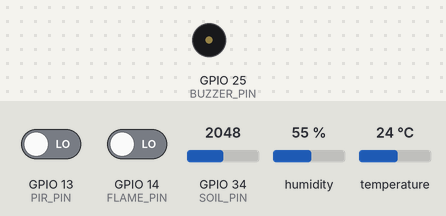
This sketch was run on a simulated ESP32. Shown: buzzer (waves = sounding). The test bench sets the inputs (shaded band); at power-on: GPIO 14 (FLAME_PIN) LOW, GPIO 13 (PIR_PIN) LOW, GPIO 34 (SOIL_PIN) = 2048, humidity 55 %, temperature 24 °C. WiFi joins after 1.5 s; servers stay silent unless stated; uploads are accepted with an empty reply; what the sketch prints to the serial monitor is not drawn.

Above: at 4.9 s.
5.0 s: GPIO 14 (FLAME_PIN) driven HIGH
At 5.4 s:
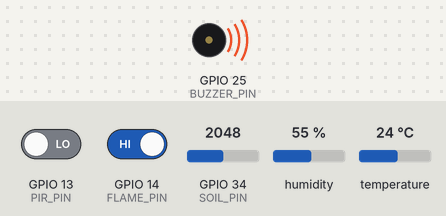
11.7 s: GPIO 14 (FLAME_PIN) driven LOW
At 12.4 s:
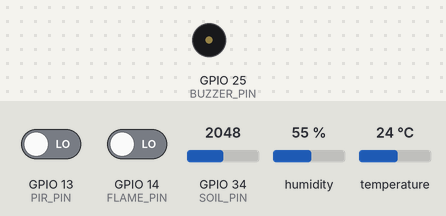
Timing chart, 0 to 14.7 s (numbered marks = the images above; inputs shaded):
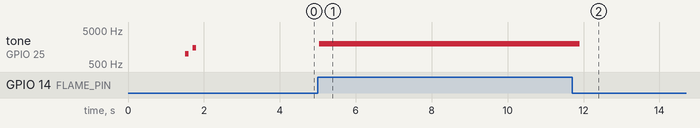

Measured:
- after the input at 5.0 s, tone on GPIO 25 (BUZZER_PIN): silent → 2000 Hz at once
- after the input at 11.7 s, tone on GPIO 25 (BUZZER_PIN): 2000 Hz → silent after 0.20 s

The sketch:

smart_agro_esp32.ino
```cpp
/*
 * smart_agro_esp32.ino
 * =====================
 * Updated:
 * - Fast PIR response
 * - HTTP POST every 5 sec (non-blocking)
 * - Better error handling
 */

#include <DHT.h>
#include <WiFi.h>
#include <HTTPClient.h>
#include <ArduinoJson.h>

// ── WiFi Credentials ──────────────────────────────────────────────
#define WIFI_SSID      "Xiaomi 11i"
#define WIFI_PASSWORD  "[PASSWORD]"
#define SERVER_URL "http://[IP_ADDRESS]/api/sensor"

// ── Pin Definitions ───────────────────────────────────────────────
#define DHTPIN     4
#define DHTTYPE    DHT11

#define PIR_PIN    13
#define FLAME_PIN  14
#define SOIL_PIN   34
#define BUZZER_PIN 25

// ── Initialize DHT ────────────────────────────────────────────────
DHT dht(DHTPIN, DHTTYPE);

// Timer for HTTP post
unsigned long lastPostTime = 0;
const unsigned long postInterval = 5000;

// ── Setup ─────────────────────────────────────────────────────────
void setup() {
  Serial.begin(115200);

  pinMode(PIR_PIN, INPUT);
  pinMode(FLAME_PIN, INPUT);
  pinMode(SOIL_PIN, INPUT);
  pinMode(BUZZER_PIN, OUTPUT);

  dht.begin();

  Serial.println("ESP32 Sensor System Initialized");

  // Connect WiFi
  WiFi.begin(WIFI_SSID, WIFI_PASSWORD);

  Serial.print("Connecting to WiFi");

  int attempts = 0;

  while (WiFi.status() != WL_CONNECTED && attempts < 30) {
    delay(500);
    Serial.print(".");
    attempts++;
  }

  if (WiFi.status() == WL_CONNECTED) {
    Serial.println();
    Serial.print("Connected: ");
    Serial.println(WiFi.localIP());

    tone(BUZZER_PIN, 1000, 100);
    delay(200);
    tone(BUZZER_PIN, 1500, 100);
    delay(200);
    noTone(BUZZER_PIN);
  }
  else {
    Serial.println("\nWiFi failed");
  }
}

// ── Loop ──────────────────────────────────────────────────────────
void loop() {

  // Read DHT
  float temp = dht.readTemperature();
  float hum  = dht.readHumidity();

  if (isnan(temp) || isnan(hum)) {
    Serial.println("DHT read failed");
    return;
  }

  // Read PIR
  int pirState = digitalRead(PIR_PIN);

  // Read Flame
  int flameState = digitalRead(FLAME_PIN);

  // Read Soil
  int soilValue = analogRead(SOIL_PIN);

  int soilPercent = map(soilValue, 4095, 3000, 0, 100);
  soilPercent = constrain(soilPercent, 0, 100);

  // Serial Output
  Serial.println("-------------");
  Serial.print("Temp: ");
  Serial.print(temp);
  Serial.println(" C");

  Serial.print("Humidity: ");
  Serial.print(hum);
  Serial.println(" %");

  Serial.print("PIR: ");
  Serial.println(pirState == HIGH ? "Detected" : "Not Detected");

  Serial.print("Flame: ");
  Serial.println(flameState == HIGH ? "Detected" : "Not Detected");

  Serial.print("Soil Raw: ");
  Serial.println(soilValue);

  Serial.print("Soil Moisture: ");
  Serial.print(soilPercent);
  Serial.println(" %");

  // Buzzer only for flame
  if (flameState == HIGH) {
    tone(BUZZER_PIN, 2000);
  } else {
    noTone(BUZZER_PIN);
  }

  // Reconnect WiFi if disconnected
  if (WiFi.status() != WL_CONNECTED) {
    Serial.println("WiFi disconnected. Reconnecting...");
    WiFi.reconnect();
  }

  // Send HTTP every 5 seconds
  if (millis() - lastPostTime >= postInterval) {

    lastPostTime = millis();

    if (WiFi.status() == WL_CONNECTED) {

      HTTPClient http;

      http.begin(SERVER_URL);
      http.addHeader("Content-Type", "application/json");
      http.setTimeout(5000);

      StaticJsonDocument<256> doc;

      doc["temperature"] = temp;
      doc["humidity"] = hum;
      doc["soil_moisture"] = soilPercent;
      doc["pir_motion"] = (pirState == HIGH);
      doc["flame_detected"] = (flameState == HIGH);
      doc["light_intensity"] = 0;
      doc["co2_ppm"] = 400;

      String body;
      serializeJson(doc, body);

      Serial.println("Sending JSON:");
      Serial.println(body);

      int httpCode = http.POST(body);

      if (httpCode > 0) {
        Serial.print("HTTP Code: ");
        Serial.println(httpCode);

        String response = http.getString();
        Serial.println(response);
      }
      else {
        Serial.print("HTTP Error: ");
        Serial.println(http.errorToString(httpCode));
      }

      http.end();
    }
  }

  // Fast PIR response
  delay(200);
}
```
